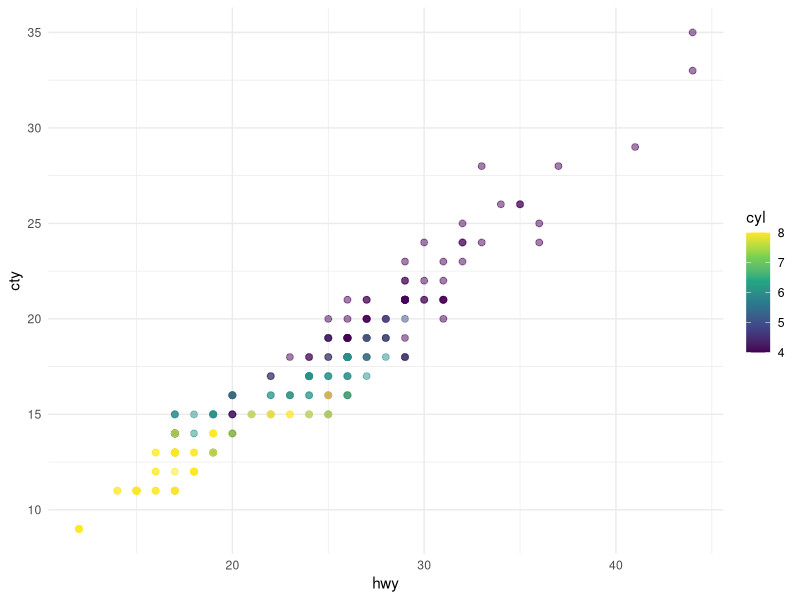
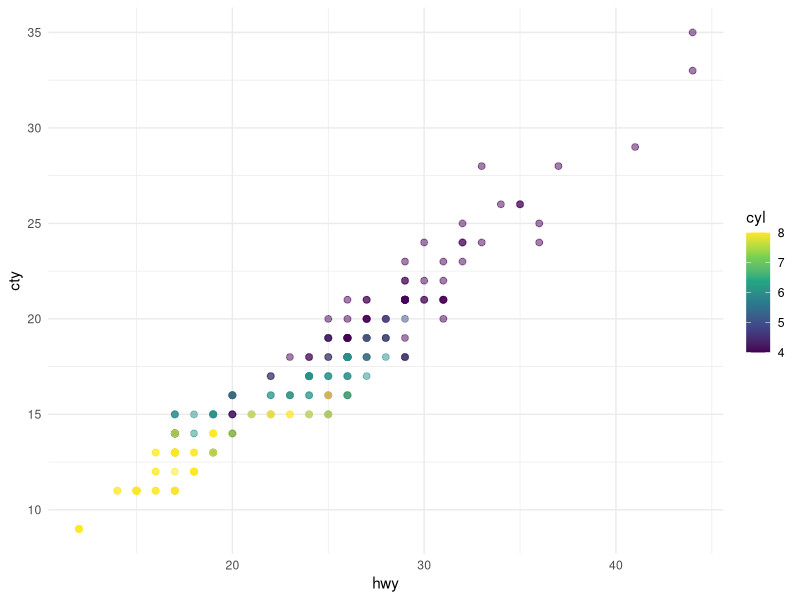
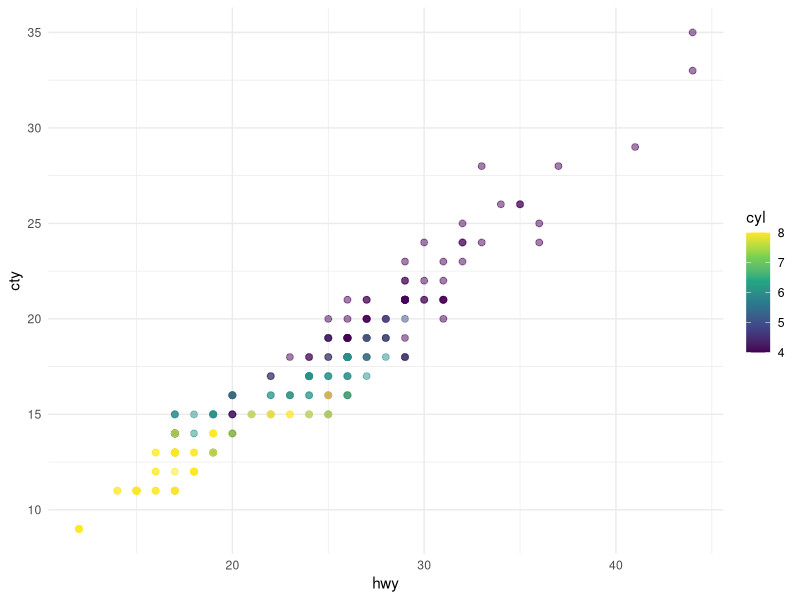
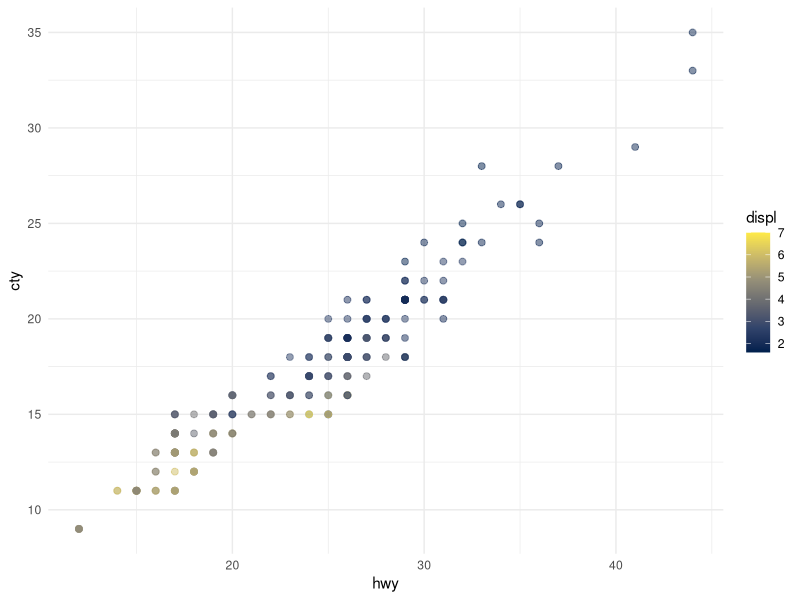

Write R code to recreate these figures, in order.
## ---- chunk 1
1 + 1
## ---- chunk 2
#| echo: false
2 * 2
## ---- chunk 3
#| label: load-packages
#| include: false

library(tidyverse)
library(palmerpenguins)
## ---- chunk 4
#| label: fig-scatterplot
#| fig-cap: "City and highway mileage for 38 popular models of cars."
#| fig-alt: "Scatterplot of city vs. highway mileage for cars, where points are colored by the number of cylinders. The plot displays a positive, linear, and strong relationship between city and highway mileage, and mileage increases as the number of cylinders decreases."
#| fig-width: 6
#| fig-height: 3.5

ggplot(mpg, aes(x = hwy, y = cty, color = cyl)) +
  geom_point(alpha = 0.5, size = 2) +
  scale_color_viridis_c() +
  theme_minimal()
## ---- chunk 5
#| label: fig-another-scatterplot
#| fig-cap: "City and highway mileage for 38 popular models of cars."
#| fig-alt: "Scatterplot of city vs. highway mileage for cars, where points are colored by the number of cylinders. The plot displays a positive, linear, and strong relationship between city and highway mileage, and mileage increases as the number of cylinders decreases."
#| fig-width: 6
#| fig-height: 3.5

ggplot(mpg, aes(x = hwy, y = cty, color = cyl)) +
  geom_point(alpha = 0.5, size = 2) +
  scale_color_viridis_c() +
  theme_minimal()
## ---- chunk 6
#| label: fig-mpg
#| fig-cap: "City and highway mileage for 38 popular models of cars."
#| fig-subcap:
#|   - "Color by number of cylinders"
#|   - "Color by engine displacement, in liters"
#| layout-ncol: 2
#| column: page

ggplot(mpg, aes(x = hwy, y = cty, color = cyl)) +
  geom_point(alpha = 0.5, size = 2) +
  scale_color_viridis_c() +
  theme_minimal()

ggplot(mpg, aes(x = hwy, y = cty, color = displ)) +
  geom_point(alpha = 0.5, size = 2) +
  scale_color_viridis_c(option = "E") +
  theme_minimal()
